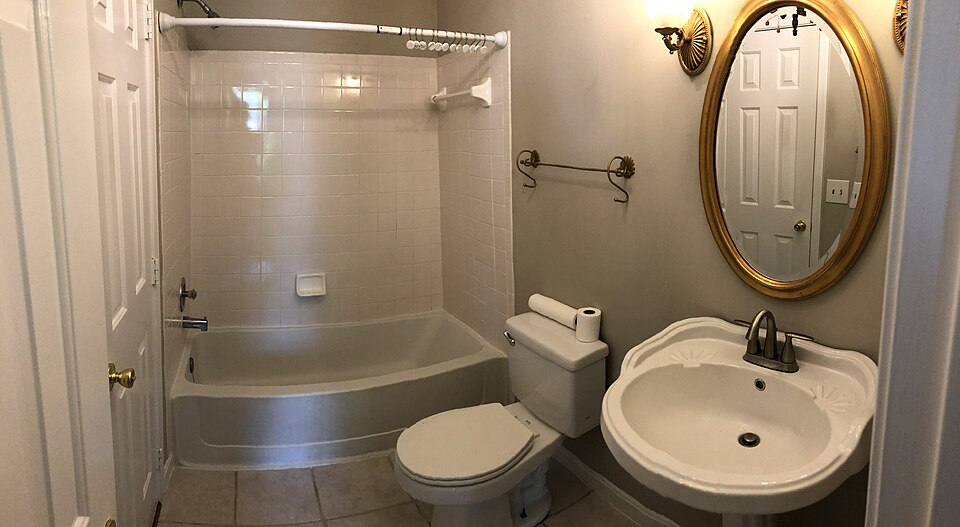
#> input picture Build/models_comparison/panoramic/data/2022-05-22_13_29_43_Panoramic_view_of_the_first_floor_bathroom_in_a_house_along_Tranquility_Court_in_the_Franklin_Farm_section_of_Oak_Hill,_Fairfax_County,_Virginia_jpg.rf.IDPIElU0Wo6pih84WPjI.jpg, 960 x 527 px
$ python -i panoramic_preprocessing.py   (imports and definitions only)
#> lines starting #> are read from the running program, lines starting #| are printed output that depends on the picture
#> further down, picture is the input picture: shape (527, 960, 3); mean B, G, R 107.6, 128.7, 146.2
"""
Panoramic Image Preprocessing Module

Implements algorithms to improve object detection on equirectangular panoramic images:
1. Lens distortion correction (Brown-Conrady model)
2. Perspective cropping from equirectangular projection with annotation transform
3. Vignetting correction
4. Multi-strip detection pipeline
"""

import cv2
import numpy as np
from typing import Tuple, List, Optional, Dict
import math


class PanoramicPreprocessor:
    """Preprocessing pipeline for equirectangular panoramic images."""

    def __init__(self, image_width: int = 1520, image_height: int = 760):
        """
        Initialize preprocessor with image dimensions.

        Args:
            image_width: Width of the equirectangular image
            image_height: Height of the equirectangular image
        """
        self.width = image_width
        self.height = image_height

        # Default camera matrix (will be calibrated if needed)
        self.camera_matrix = np.array([
            [image_width, 0, image_width / 2],
            [0, image_width, image_height / 2],
            [0, 0, 1]
        ], dtype=np.float32)

        # Default distortion coefficients (Brown-Conrady model)
        # [k1, k2, p1, p2, k3]
        self.dist_coeffs = np.array([-0.2, 0.05, 0.0, 0.0, -0.01], dtype=np.float32)

    # [67 lines left out: functions correct_lens_distortion, correct_vignetting, not called in this run]

    def normalize_contrast(self, image: np.ndarray) -> np.ndarray:
        """
        Apply CLAHE (Contrast Limited Adaptive Histogram Equalization).

        Improves local contrast which helps detection on varying exposures.

        Args:
            image: Input image (BGR format)

        Returns:
            Contrast-normalized image
        """
        lab = cv2.cvtColor(image, cv2.COLOR_BGR2LAB)
#> lab: shape (527, 960, 3); mean of channels 0, 1, 2 138.6, 131.4, 141.9
        l, a, b = cv2.split(lab)
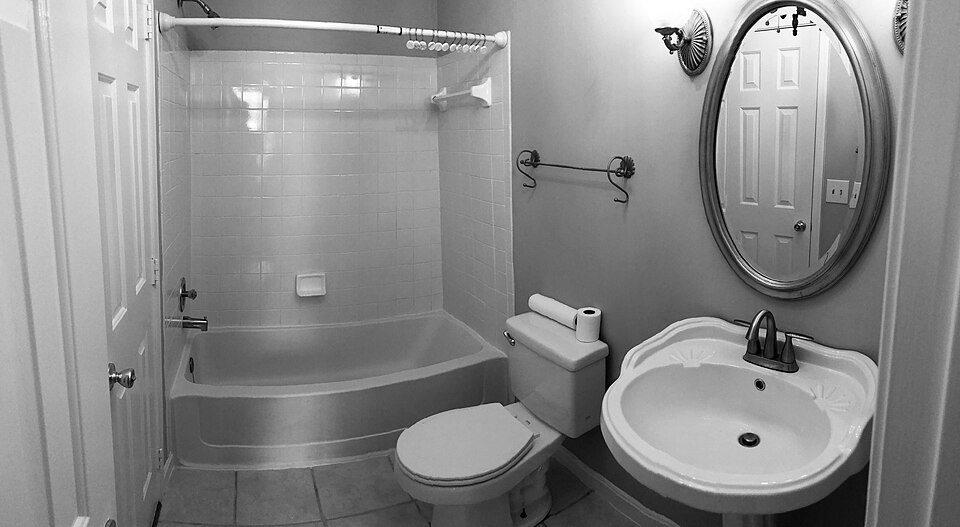
#> l: shape (527, 960); min 0, max 255, mean 138.6
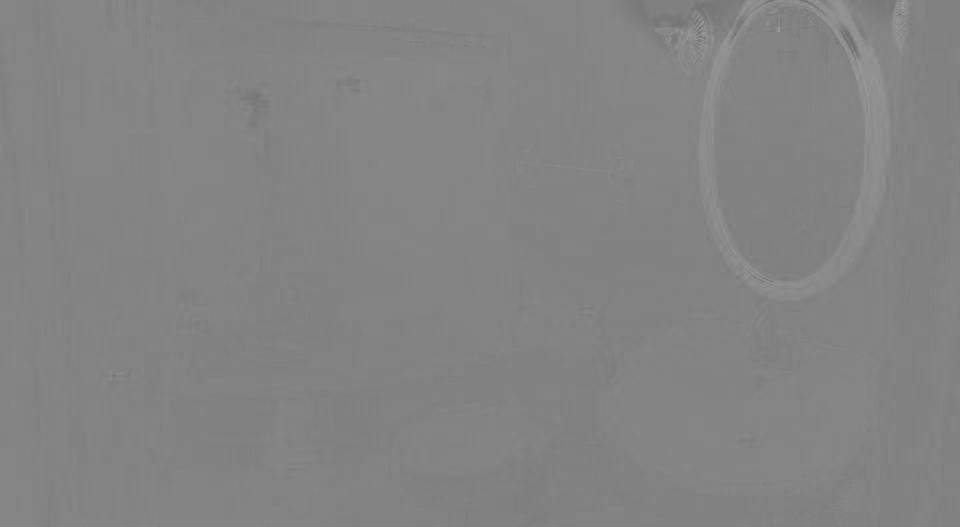
#> a: shape (527, 960); min 112, max 158, mean 131.4
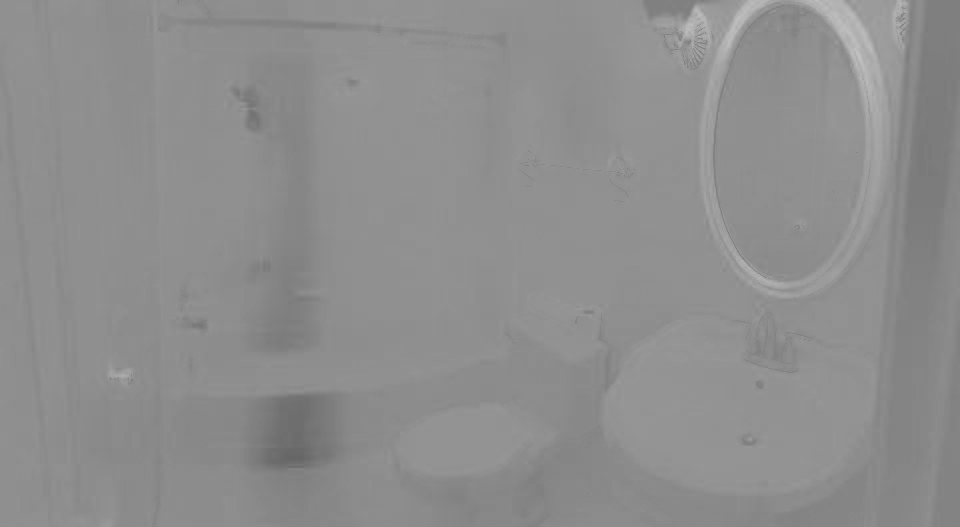
#> b: shape (527, 960); min 102, max 195, mean 141.9

        clahe = cv2.createCLAHE(clipLimit=2.0, tileGridSize=(8, 8))
        l = clahe.apply(l)
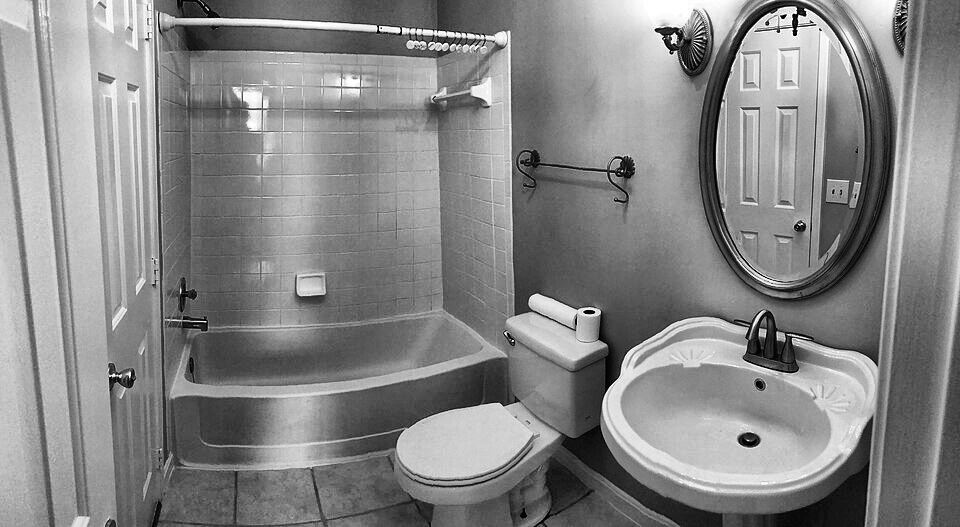
#> l: shape (527, 960); min 0, max 255, mean 134.6

        lab = cv2.merge([l, a, b])
#> lab: shape (527, 960, 3); mean of channels 0, 1, 2 134.6, 131.4, 141.9
        return cv2.cvtColor(lab, cv2.COLOR_LAB2BGR)
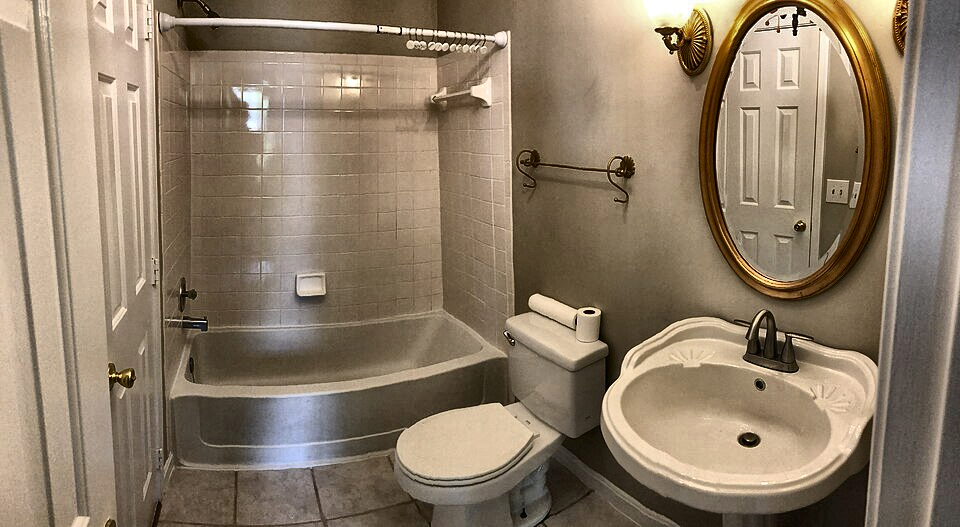
#> returned value: shape (527, 960, 3); mean B, G, R 104.3, 125.2, 142.4

    # [285 lines left out: functions equirectangular_to_perspective, transform_bbox_equirect_to_perspective, create_perspective_strips, preprocess_pipeline, preprocess_image, not called in this run]


# [14 lines not run here, left out]

>>> import cv2
>>> picture = cv2.imread('panoramic/data/2022-05-22_13_29_43_Panoramic_view_of_the_first_floor_bathroom_in_a_house_along_Tranquility_Court_in_the_Franklin_Farm_section_of_Oak_Hill,_Fairfax_County,_Virginia_jpg.rf.IDPIElU0Wo6pih84WPjI.jpg')
>>> result = PanoramicPreprocessor().normalize_contrast(picture)

$ run again, on Build/models_comparison/panoramic/data/Elizarovs_museum_flat_2016-07_1469023058_jpg.rf.Ao5NBFFMRd2ABFidOEOw.jpg
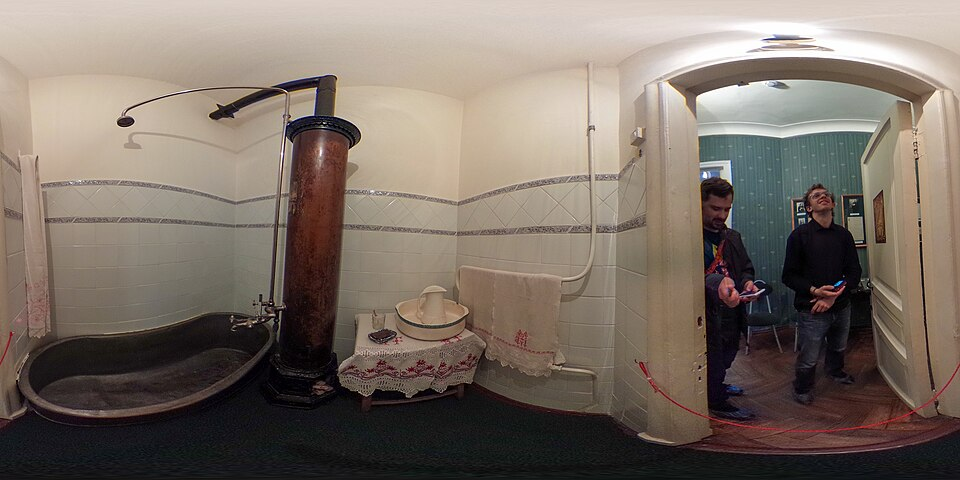
#> input picture Build/models_comparison/panoramic/data/Elizarovs_museum_flat_2016-07_1469023058_jpg.rf.Ao5NBFFMRd2ABFidOEOw.jpg, 960 x 480 px
#> picture is the input picture: shape (480, 960, 3); mean B, G, R 102.6, 112.1, 123.9
#> in normalize_contrast, `l = clahe.apply(l)`:
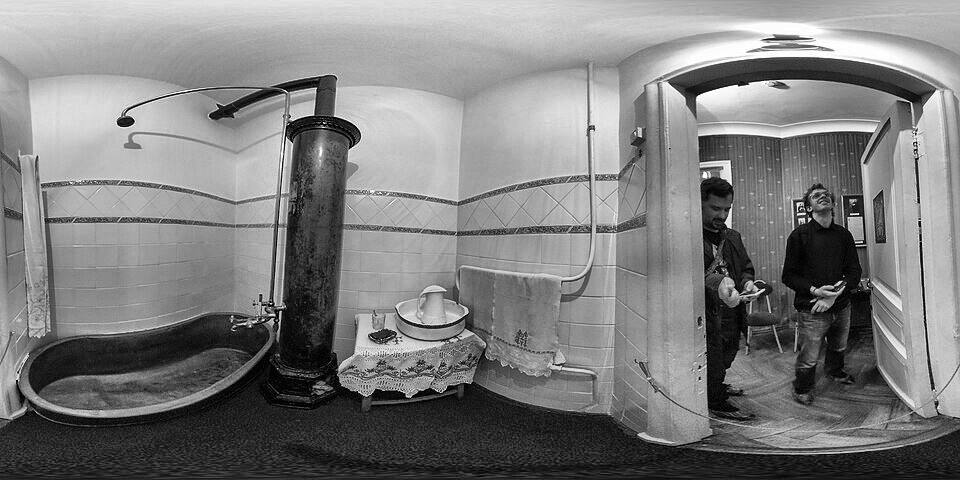
#> l: shape (480, 960); min 1, max 255, mean 126.4
#> in normalize_contrast, `return cv2.cvtColor(lab, cv2.COLOR_LAB2BGR)`:
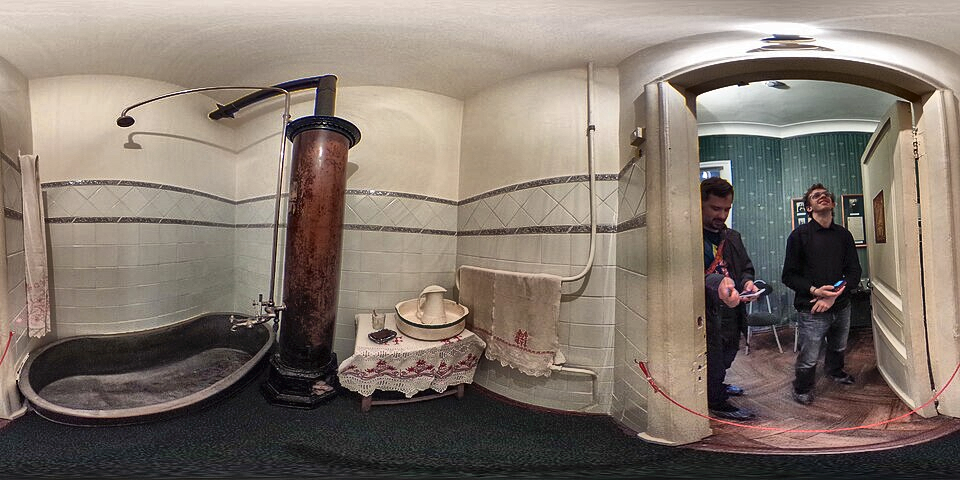
#> returned value: shape (480, 960, 3); mean B, G, R 109.1, 118.9, 130.8

$ run again, on Build/models_comparison/panoramic/data/Indoor_HDRI_003_16K_jpg.rf.3ofDyspRICLKFb3eDtTc.jpg
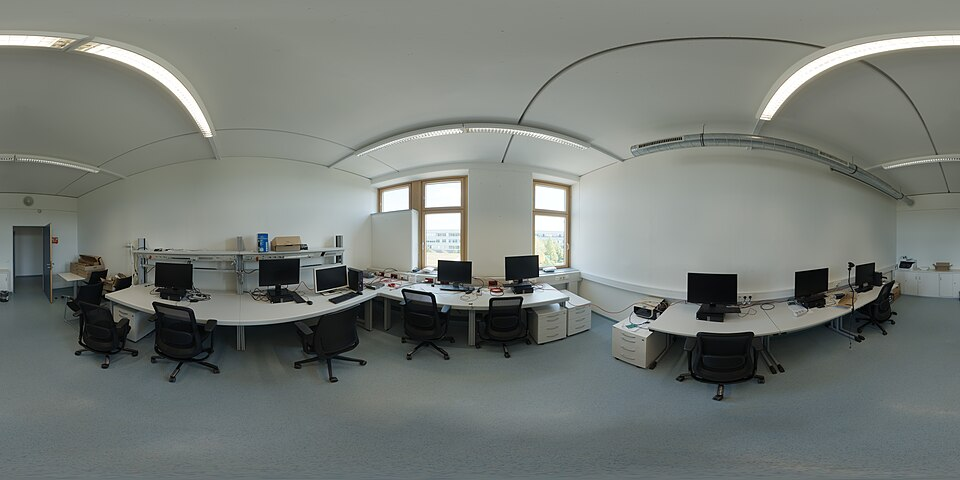
#> input picture Build/models_comparison/panoramic/data/Indoor_HDRI_003_16K_jpg.rf.3ofDyspRICLKFb3eDtTc.jpg, 960 x 480 px
#> picture is the input picture: shape (480, 960, 3); mean B, G, R 117.1, 121.7, 116.7
#> in normalize_contrast, `l = clahe.apply(l)`:
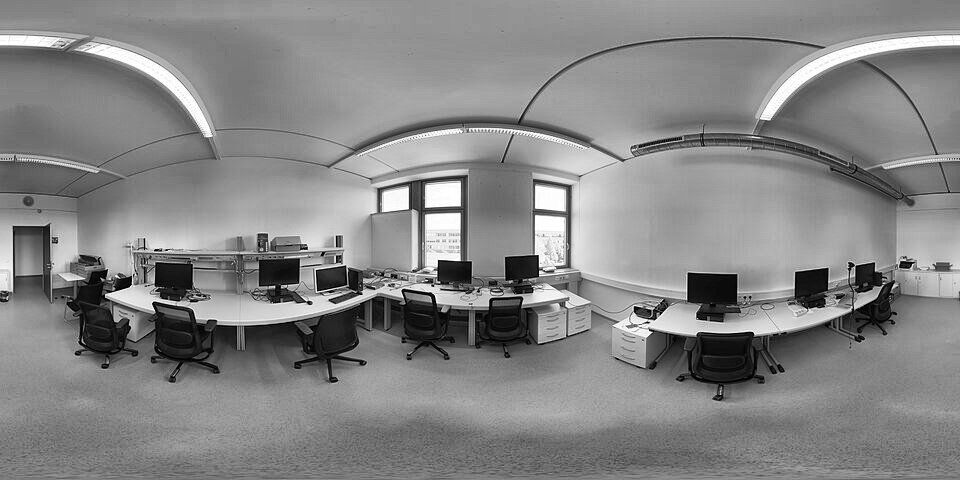
#> l: shape (480, 960); min 0, max 255, mean 133.5
#> in normalize_contrast, `return cv2.cvtColor(lab, cv2.COLOR_LAB2BGR)`:
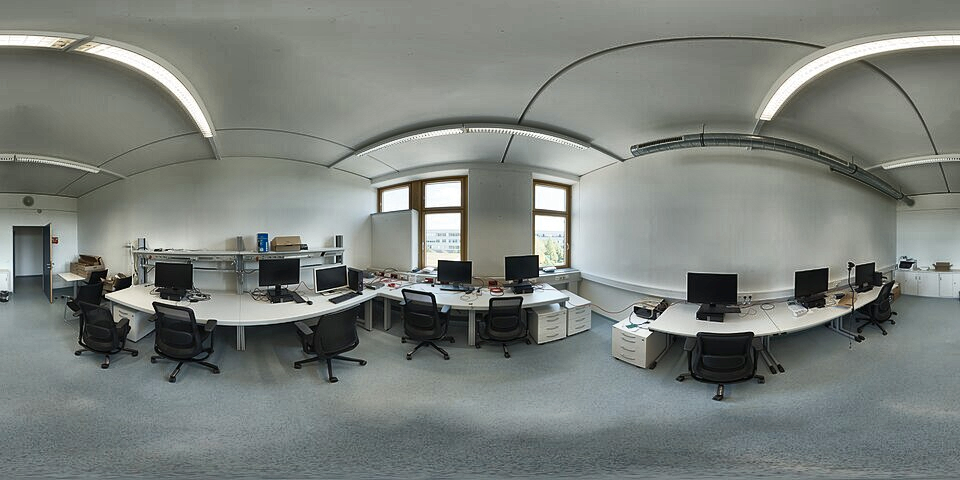
#> returned value: shape (480, 960, 3); mean B, G, R 123.2, 127.8, 122.5

$ run again, on Build/models_comparison/panoramic/data/Panorama_billede_jpg.rf.ja1aazrVwQ5T8s331yOx.jpg
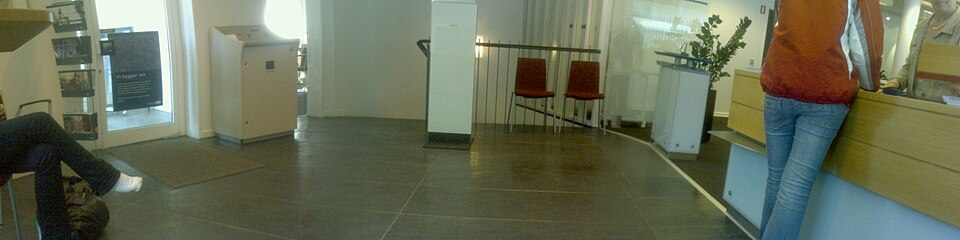
#> input picture Build/models_comparison/panoramic/data/Panorama_billede_jpg.rf.ja1aazrVwQ5T8s331yOx.jpg, 960 x 240 px
#> picture is the input picture: shape (240, 960, 3); mean B, G, R 87.7, 109.7, 103.6
#> in normalize_contrast, `l = clahe.apply(l)`:
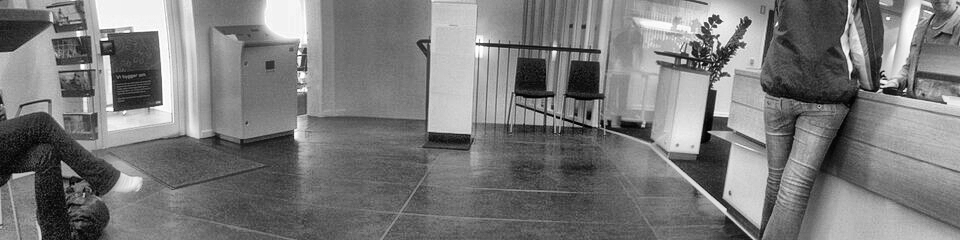
#> l: shape (240, 960); min 0, max 255, mean 122.1
#> in normalize_contrast, `return cv2.cvtColor(lab, cv2.COLOR_LAB2BGR)`:
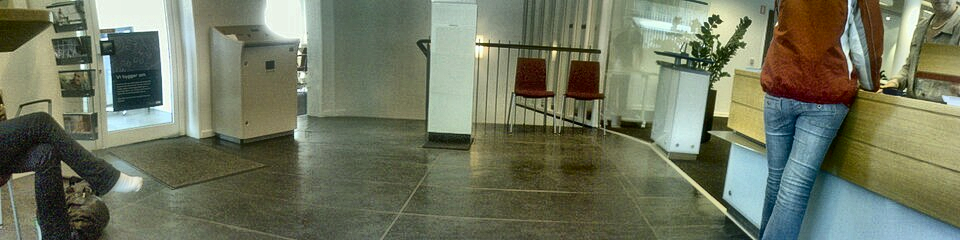
#> returned value: shape (240, 960, 3); mean B, G, R 95.7, 117.9, 111.7
